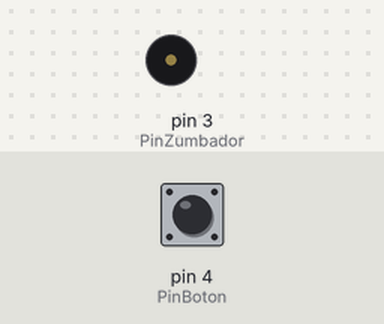
The sketch below on a simulated Arduino Uno, built with avr-gcc and run on an emulated ATmega328P. Parts: buzzer (waves = sounding). Inputs (shaded band) come from the test bench; at power-on: pin 4 (PinBoton) LOW.

Above: at 1.2 s.
1.3 s: pin 4 (PinBoton) pulled HIGH for 0.15 s
At 2.6 s:
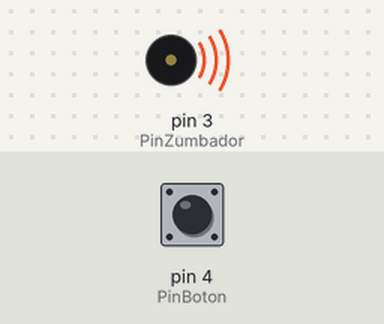
3.0 s: pin 4 (PinBoton) pulled HIGH for 1 s
5.5 s: pin 4 (PinBoton) pulled HIGH for 3.2 s
At 7.0 s:
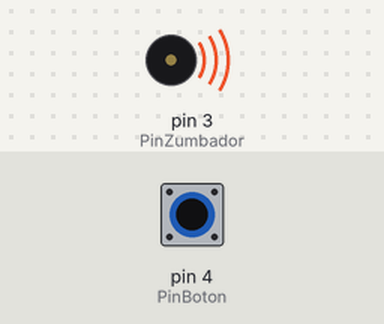
Timing chart, 0 to 16.2 s (numbered marks = the images above; inputs shaded):
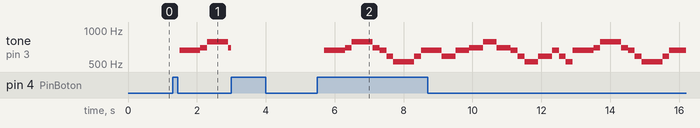

The sketch:

ej4.3.ino
```cpp
/*************************************************
 * Public Constants
 *************************************************/

#define NOTE_B0  31
#define NOTE_C1  33
#define NOTE_CS1 35
#define NOTE_D1  37
#define NOTE_DS1 39
#define NOTE_E1  41
#define NOTE_F1  44
#define NOTE_FS1 46
#define NOTE_G1  49
#define NOTE_GS1 52
#define NOTE_A1  55
#define NOTE_AS1 58
#define NOTE_B1  62
#define NOTE_C2  65
#define NOTE_CS2 69
#define NOTE_D2  73
#define NOTE_DS2 78
#define NOTE_E2  82
#define NOTE_F2  87
#define NOTE_FS2 93
#define NOTE_G2  98
#define NOTE_GS2 104
#define NOTE_A2  110
#define NOTE_AS2 117
#define NOTE_B2  123
#define NOTE_C3  131
#define NOTE_CS3 139
#define NOTE_D3  147
#define NOTE_DS3 156
#define NOTE_E3  165
#define NOTE_F3  175
#define NOTE_FS3 185
#define NOTE_G3  196
#define NOTE_GS3 208
#define NOTE_A3  220
#define NOTE_AS3 233
#define NOTE_B3  247
#define NOTE_C4  262
#define NOTE_CS4 277
#define NOTE_D4  294
#define NOTE_DS4 311
#define NOTE_E4  330
#define NOTE_F4  349
#define NOTE_FS4 370
#define NOTE_G4  392
#define NOTE_GS4 415
#define NOTE_A4  440
#define NOTE_AS4 466
#define NOTE_B4  494
#define NOTE_C5  523
#define NOTE_CS5 554
#define NOTE_D5  587
#define NOTE_DS5 622
#define NOTE_E5  659
#define NOTE_F5  698
#define NOTE_FS5 740
#define NOTE_G5  784
#define NOTE_GS5 831
#define NOTE_A5  880
#define NOTE_AS5 932
#define NOTE_B5  988
#define NOTE_C6  1047
#define NOTE_CS6 1109
#define NOTE_D6  1175
#define NOTE_DS6 1245
#define NOTE_E6  1319
#define NOTE_F6  1397
#define NOTE_FS6 1480
#define NOTE_G6  1568
#define NOTE_GS6 1661
#define NOTE_A6  1760
#define NOTE_AS6 1865
#define NOTE_B6  1976
#define NOTE_C7  2093
#define NOTE_CS7 2217
#define NOTE_D7  2349
#define NOTE_DS7 2489
#define NOTE_E7  2637
#define NOTE_F7  2794
#define NOTE_FS7 2960
#define NOTE_G7  3136
#define NOTE_GS7 3322
#define NOTE_A7  3520
#define NOTE_AS7 3729
#define NOTE_B7  3951
#define NOTE_C8  4186
#define NOTE_CS8 4435
#define NOTE_D8  4699
#define NOTE_DS8 4978


// Zumbador y Boton
// ---------- Constantes ----------
const unsigned long UMBRAL_REBOTE = 20; // milliseg
const byte PinBoton = 4;
const byte PinZumbador = 3;
const byte IncZumbador = 10;
const unsigned long CICLO_ZUMBADOR = 100; // miliseg

// Melodía
const int melodia[] = {
  NOTE_E5, NOTE_E5, NOTE_F5, NOTE_G5, NOTE_G5, NOTE_F5, NOTE_E5, NOTE_D5,
  NOTE_C5, NOTE_C5, NOTE_D5, NOTE_E5, NOTE_E5, NOTE_D5, NOTE_D5,
  NOTE_E5, NOTE_E5, NOTE_F5, NOTE_G5, NOTE_G5, NOTE_F5, NOTE_E5, NOTE_D5,
  NOTE_C5, NOTE_C5, NOTE_D5, NOTE_E5, NOTE_D5, NOTE_C5
};

// Duraciones de las notas (en milisegundos)
const int duracion[] = {
  200, 200, 400, 200, 200, 400, 200, 200,
  200, 200, 400, 200, 200, 400, 200, 200,
  200, 200, 400, 200, 200, 400, 200, 200,
  200, 200, 400, 200, 200, 400
};

// ------------ Tipos ------------
struct Boton
{
    byte pin;
    byte estado;
    unsigned long cambio_ms;
};

struct Zumbador
{
    byte pin;
    byte estado;
    unsigned long ultimo_ms;
    int indice_nota;
};

// ------------ Funciones inicializacion ------------
void setup_boton(struct Boton& b, byte pin)
{
    b.pin = pin;
    b.estado = LOW;
    b.cambio_ms = 0;
    pinMode(b.pin, INPUT);
}

void setup_zumbador(struct Zumbador& z, byte pin)
{
    z.pin = pin;
    z.estado = LOW;
    z.ultimo_ms = 0;
    z.indice_nota = 0;
    pinMode(z.pin, OUTPUT);
}

// ------------ funciones del loop ------------
// Comprobar cambio de estado y
// la anulación del rebote del boton por sw
//
void loop_boton(struct Boton& b, unsigned long actual_ms)
{
    int estado = digitalRead(b.pin);

    if((estado != b.estado) && (actual_ms - b.cambio_ms >= UMBRAL_REBOTE))
    {
        b.estado = estado; // cambiamos estado
        b.cambio_ms = actual_ms; // actualizamos el instante del cambio de estado
    }
}

void loop_zumbador(struct Zumbador& z, unsigned long actual_ms, const struct Boton& b)
{
    if ((actual_ms == b.cambio_ms) && (b.estado == HIGH))
    {
        z.estado = (z.estado == LOW ? HIGH : LOW); // cambios estado del zumbador
        if (z.estado == LOW)
        { // si el nuevo estado es LOW reseteamos
            noTone(z.pin);
            z.indice_nota = 0;
        }
        else
        {
            z.ultimo_ms = actual_ms;
        }
    }

    // Si estado HIGH y superamos el ciclo del zumbador, Cambiamos el sonido
    if ((z.estado == HIGH) && (actual_ms - z.ultimo_ms >= duracion[z.indice_nota]))
    {
        z.ultimo_ms = actual_ms;
        tone(z.pin, melodia[z.indice_nota]); // Emitir nota
        z.indice_nota = (z.indice_nota + 1) % (sizeof(melodia) / sizeof(melodia[0])); // avanzar a la siguiente nota
    }
}

// ------------ setup & loop ------------
struct Boton boton;
struct Zumbador zumbador;

void setup()
{
    if (Serial)
    {
        Serial.begin(9600);
    }

    setup_boton(boton, PinBoton);
    setup_zumbador(zumbador, PinZumbador);
}

void loop()
{
    unsigned long actual_ms = millis();
    loop_boton(boton, actual_ms);
    loop_zumbador(zumbador, actual_ms, boton);

    delay(2);
}
```

Measured:
- after the input at 1.3 s, tone on pin 3 (PinZumbador): silent → 659 Hz after 0.20 s, → 698 Hz 0.60 s later, → 784 Hz 0.20 s later, → 698 Hz 0.60 s later
- after the input at 5.5 s, tone on pin 3 (PinZumbador): plays 659 Hz for 0.60 s, 698 Hz for 0.20 s, 784 Hz for 0.60 s, 698 Hz for 0.20 s, 659 Hz for 0.20 s, 587 Hz for 0.20 s … (30 notes in this stretch), starting after 0.20 s
